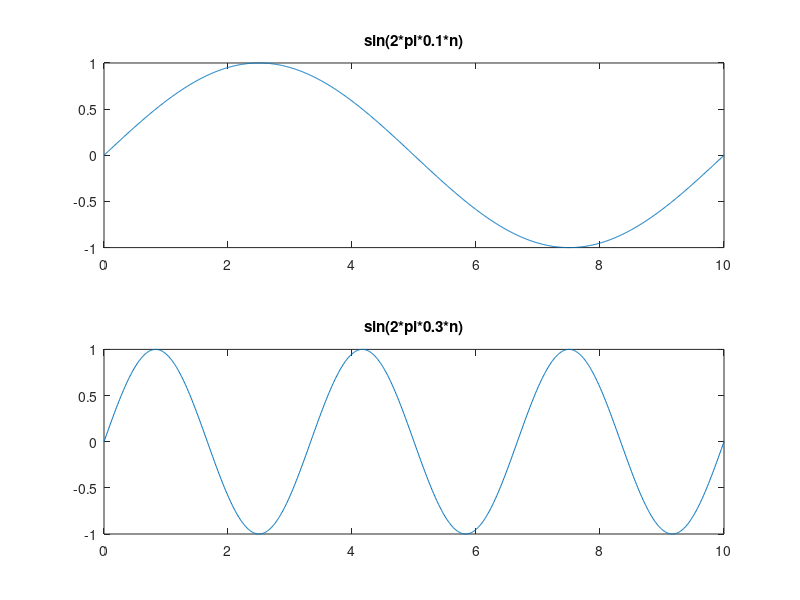
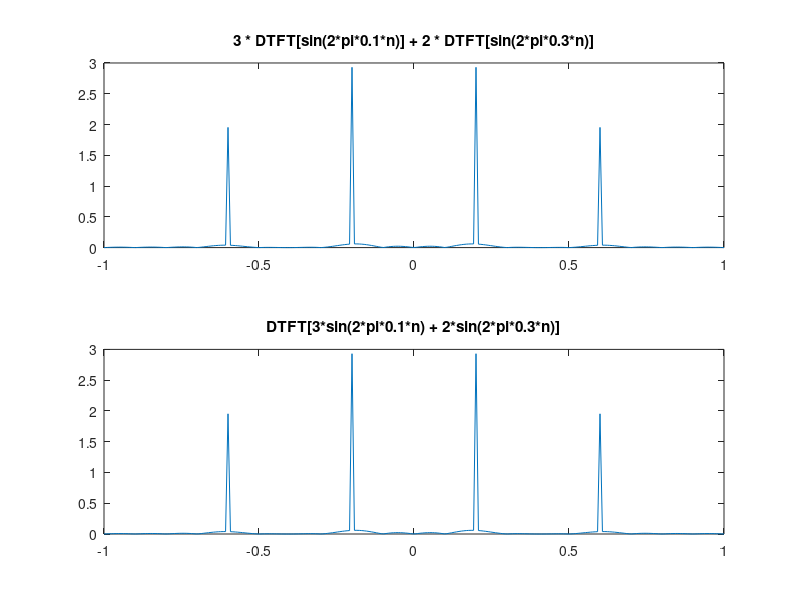

Recreate these plots in MATLAB, in order.
%We are going to inspect the properties of the DTFT
%first property we are going to start with is linearity

%Linear operations must satisfy the superposition principle
%The superposition we are looking for:
%DTFT{ax[n]+by[n]} = a*DTFT{x[n]} + b * DTFT{y[n]}


% Start with creating 2 sinusoidal signals.
% x[n] = sin(2*pi*0.1*n) & y[n] = sin(2*pi*0.3*n)
% our weight coefficients are a = 3, b = 2

n= 0:(999); %1000 samples 


sine_1 =  sin(2*pi*0.1*n);%to make it simple I multiplied our signal with 3 already. Because of a = 3
sine_2 =  sin(2*pi*0.3*n);

%let's plot these signals.

%to obtain a more meaningful signal we can use another sample n
n_to_show = linspace(0,10,1000);%we know that sine_1 has the freq of 0.1 so its period is 10 and sine_2 has the period of 3 times than sine_1
sine_1_s =  sin(2*pi*0.1*n_to_show);
sine_2_s =  sin(2*pi*0.3*n_to_show);
%we are not going to use these variables while performing calculations
%they are only exist for plotting the graphs.


figure (1);
subplot(2,1,1)
plot(n_to_show,sine_1_s)
title('sin(2*pi*0.1*n)');


subplot(2,1,2)
plot(n_to_show,sine_2_s);
title('sin(2*pi*0.3*n)');

%now lets apply the superposition. We are going to use freqz command to
%find the frequency responses
w = linspace(-pi, pi, 256);
%3 * DTFT{sin(2*pi*0.1*n)} + 2 * DTFT{sin(2*pi*0.3*n)}
fr_res_1 = freqz(sine_1, 1, w);
fr_res_2 = freqz(sine_2, 1, w);
fr_res_1_2 = 3*fr_res_1 + 2*fr_res_2;
%DTFT{3*sin(2*pi*0.1*n) + 2*sin(2*pi*0.3*n)}
fr_res_total=freqz(3*sine_1 + 2*sine_2, 1, w);

%let's plot them
figure (2);
subplot(2,1,1)
plot(w/pi, abs(fr_res_1_2)/512)
title('3 * DTFT[sin(2*pi*0.1*n)] + 2 * DTFT[sin(2*pi*0.3*n)]');

subplot(2,1,2)
plot(w/pi, abs(fr_res_total)/512)
title('DTFT[3*sin(2*pi*0.1*n) + 2*sin(2*pi*0.3*n)]');



